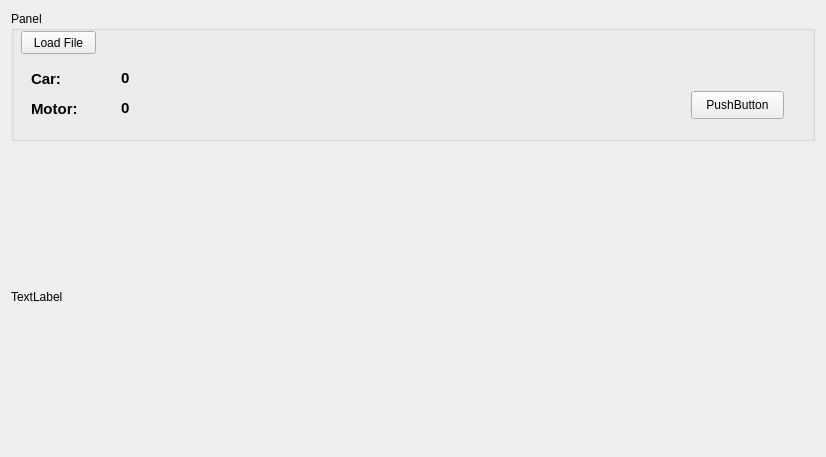
<?xml version="1.0" encoding="UTF-8"?>
<ui version="4.0">
 <class>Form</class>
 <widget class="QWidget" name="Form">
  <property name="geometry">
   <rect>
    <x>0</x>
    <y>0</y>
    <width>826</width>
    <height>457</height>
   </rect>
  </property>
  <property name="windowTitle">
   <string>Vehicle Counting</string>
  </property>
  <layout class="QHBoxLayout" name="horizontalLayout">
   <item>
    <layout class="QVBoxLayout" name="verticalLayout">
     <item>
      <widget class="QGroupBox" name="groupBox">
       <property name="sizePolicy">
        <sizepolicy hsizetype="Preferred" vsizetype="Maximum">
         <horstretch>0</horstretch>
         <verstretch>0</verstretch>
        </sizepolicy>
       </property>
       <property name="minimumSize">
        <size>
         <width>0</width>
         <height>130</height>
        </size>
       </property>
       <property name="maximumSize">
        <size>
         <width>16777215</width>
         <height>130</height>
        </size>
       </property>
       <property name="title">
        <string>Panel</string>
       </property>
       <widget class="QPushButton" name="file_load_btn">
        <property name="geometry">
         <rect>
          <x>10</x>
          <y>20</y>
          <width>75</width>
          <height>23</height>
         </rect>
        </property>
        <property name="sizePolicy">
         <sizepolicy hsizetype="Maximum" vsizetype="Maximum">
          <horstretch>0</horstretch>
          <verstretch>0</verstretch>
         </sizepolicy>
        </property>
        <property name="text">
         <string>Load File</string>
        </property>
       </widget>
       <widget class="QLabel" name="car_label">
        <property name="geometry">
         <rect>
          <x>20</x>
          <y>60</y>
          <width>61</width>
          <height>16</height>
         </rect>
        </property>
        <property name="font">
         <font>
          <pointsize>11</pointsize>
          <weight>75</weight>
          <bold>true</bold>
         </font>
        </property>
        <property name="text">
         <string>Car:</string>
        </property>
       </widget>
       <widget class="QLabel" name="car_count">
        <property name="geometry">
         <rect>
          <x>110</x>
          <y>60</y>
          <width>47</width>
          <height>13</height>
         </rect>
        </property>
        <property name="font">
         <font>
          <pointsize>11</pointsize>
          <weight>75</weight>
          <bold>true</bold>
         </font>
        </property>
        <property name="text">
         <string>0</string>
        </property>
       </widget>
       <widget class="QLabel" name="motor_label">
        <property name="geometry">
         <rect>
          <x>20</x>
          <y>90</y>
          <width>61</width>
          <height>16</height>
         </rect>
        </property>
        <property name="font">
         <font>
          <pointsize>11</pointsize>
          <weight>75</weight>
          <bold>true</bold>
         </font>
        </property>
        <property name="text">
         <string>Motor:</string>
        </property>
       </widget>
       <widget class="QLabel" name="motor_count">
        <property name="geometry">
         <rect>
          <x>110</x>
          <y>90</y>
          <width>47</width>
          <height>13</height>
         </rect>
        </property>
        <property name="font">
         <font>
          <pointsize>11</pointsize>
          <weight>75</weight>
          <bold>true</bold>
         </font>
        </property>
        <property name="text">
         <string>0</string>
        </property>
       </widget>
       <widget class="QPushButton" name="pushButton">
        <property name="geometry">
         <rect>
          <x>680</x>
          <y>80</y>
          <width>93</width>
          <height>28</height>
         </rect>
        </property>
        <property name="text">
         <string>PushButton</string>
        </property>
       </widget>
      </widget>
     </item>
     <item>
      <widget class="QLabel" name="process_vid">
       <property name="text">
        <string>TextLabel</string>
       </property>
      </widget>
     </item>
    </layout>
   </item>
  </layout>
 </widget>
 <resources/>
 <connections/>
</ui>
